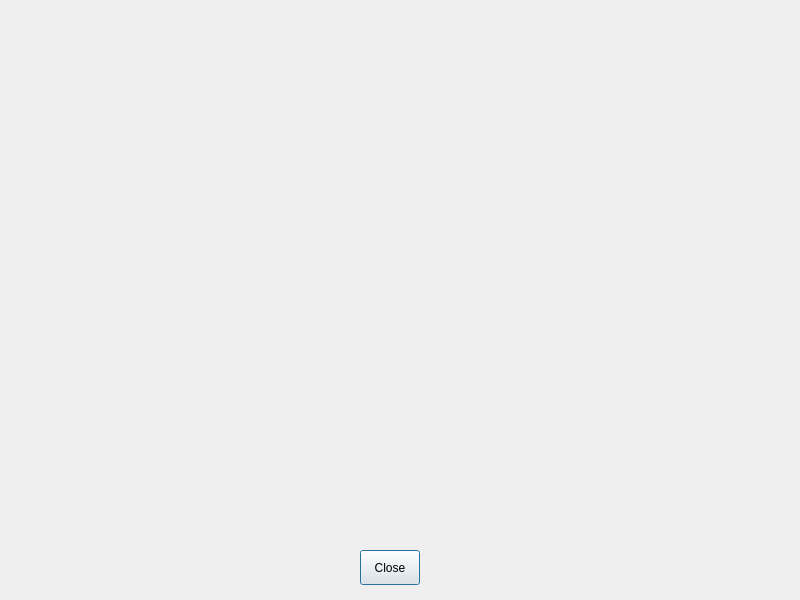
<?xml version="1.0" encoding="UTF-8"?>
<ui version="4.0">
 <class>ManualDialog</class>
 <widget class="QDialog" name="ManualDialog">
  <property name="geometry">
   <rect>
    <x>0</x>
    <y>0</y>
    <width>800</width>
    <height>600</height>
   </rect>
  </property>
  <property name="windowTitle">
   <string>ManualDialog</string>
  </property>
  <widget class="QPushButton" name="pushButton_Close">
   <property name="geometry">
    <rect>
     <x>360</x>
     <y>550</y>
     <width>60</width>
     <height>35</height>
    </rect>
   </property>
   <property name="text">
    <string>Close</string>
   </property>
  </widget>
 </widget>
 <resources/>
 <connections/>
</ui>
